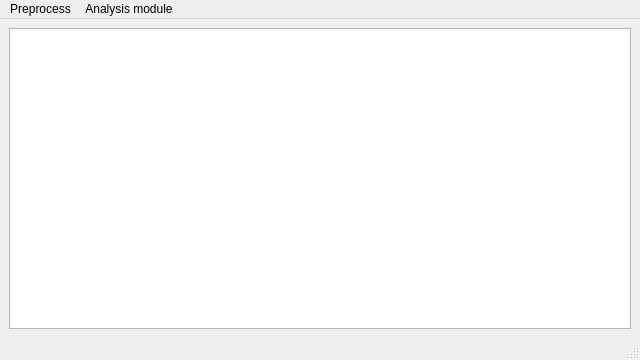
<?xml version="1.0" encoding="UTF-8"?>
<ui version="4.0">
 <class>Data_info</class>
 <widget class="QMainWindow" name="Data_info">
  <property name="geometry">
   <rect>
    <x>0</x>
    <y>0</y>
    <width>640</width>
    <height>360</height>
   </rect>
  </property>
  <property name="windowTitle">
   <string>MainWindow</string>
  </property>
  <widget class="QWidget" name="centralwidget">
   <layout class="QVBoxLayout" name="verticalLayout">
    <item>
     <widget class="QTextEdit" name="textEdit"/>
    </item>
   </layout>
  </widget>
  <widget class="QMenuBar" name="menubar">
   <property name="geometry">
    <rect>
     <x>0</x>
     <y>0</y>
     <width>640</width>
     <height>22</height>
    </rect>
   </property>
   <widget class="QMenu" name="menuPreprocess">
    <property name="title">
     <string>Preprocess</string>
    </property>
    <addaction name="actionFilter"/>
    <addaction name="actionReview_and_Rejection"/>
    <addaction name="actionData_Select"/>
   </widget>
   <widget class="QMenu" name="menuAnalysis_module">
    <property name="title">
     <string>Analysis module</string>
    </property>
    <addaction name="actionBasical_analysis"/>
    <addaction name="actionEMG_analysis"/>
    <addaction name="actionECG_analysis_Sleep_analysis_Epilepsy_analysis_Anesthesia_analysis"/>
    <addaction name="action_Sleep_analysis_Epilepsy_analysis_Anesthesia_analysis"/>
    <addaction name="actionEpilepsy_analysisAnesthesia_analysis"/>
    <addaction name="actionAnesthesia_analysis"/>
   </widget>
   <addaction name="menuPreprocess"/>
   <addaction name="menuAnalysis_module"/>
  </widget>
  <widget class="QStatusBar" name="statusbar"/>
  <action name="actionFilter">
   <property name="text">
    <string>Filter</string>
   </property>
  </action>
  <action name="actionReview_and_Rejection">
   <property name="text">
    <string>Review and Rejection</string>
   </property>
  </action>
  <action name="actionBasical_analysis">
   <property name="text">
    <string>Basical analysis</string>
   </property>
  </action>
  <action name="actionEMG_analysis">
   <property name="text">
    <string>EMG analysis</string>
   </property>
  </action>
  <action name="actionECG_analysis_Sleep_analysis_Epilepsy_analysis_Anesthesia_analysis">
   <property name="text">
    <string>ECG analysis</string>
   </property>
  </action>
  <action name="action_Sleep_analysis_Epilepsy_analysis_Anesthesia_analysis">
   <property name="text">
    <string>Sleep analysis</string>
   </property>
  </action>
  <action name="actionEpilepsy_analysisAnesthesia_analysis">
   <property name="text">
    <string>Epilepsy analysis</string>
   </property>
  </action>
  <action name="actionAnesthesia_analysis">
   <property name="text">
    <string>Anesthesia analysis</string>
   </property>
  </action>
  <action name="actionData_Select">
   <property name="text">
    <string>Data Select</string>
   </property>
  </action>
 </widget>
 <resources/>
 <connections/>
</ui>
